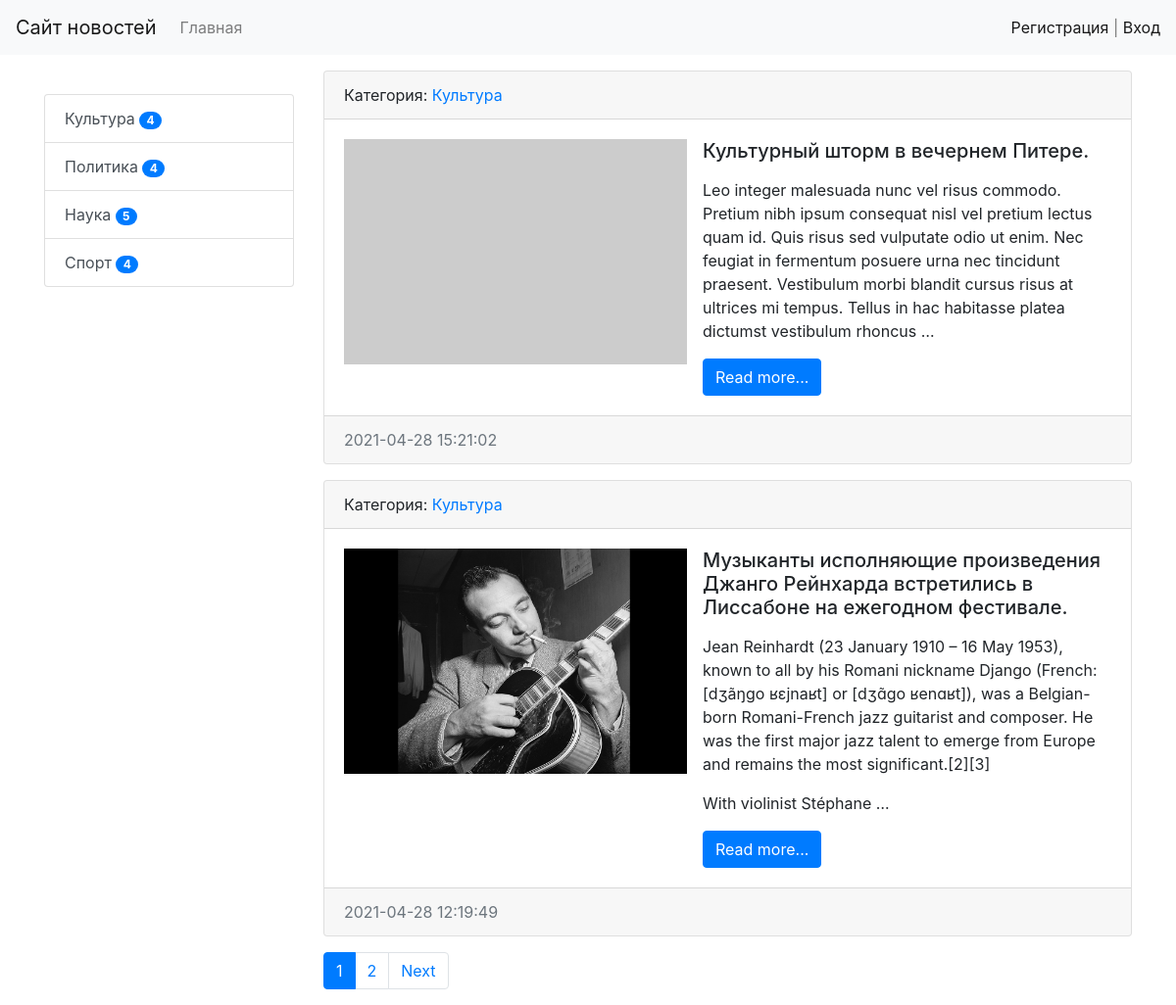
Page /category/1/ on the committed database.
### news/models.py (models this page shows, shortened)
class Category(models.Model):
    title = models.CharField(max_length=150, db_index=True, verbose_name='Наименование категории')
    def get_absolute_url(self):
        return reverse('category', kwargs={"category_id": self.pk})
    def __str__(self):
        return self.title
    class Meta:
        verbose_name = 'Категория'
        verbose_name_plural = 'Категории'
        ordering = ['title']

class News(models.Model):
    title = models.CharField(max_length=255, verbose_name='Наименование')
    content = models.TextField(blank=True, verbose_name='Контент')    # blank = True значит  что поле не обязательно заполнять
    created_at = models.DateTimeField(auto_now_add=True, verbose_name='Дата публикации')
    updated_at = models.DateTimeField(auto_now=True, verbose_name='Обновлено')
    photo = models.ImageField(upload_to='photos/%Y/%m/%d/', verbose_name='Фото', blank=True)   # upload_to указывает папку в проекте для фото
    is_published = models.BooleanField(default=True, verbose_name='Опубликовано')
    category = models.ForeignKey(Category, on_delete=models.PROTECT,
                                 verbose_name='Категория')
    views = models.IntegerField(default=0, verbose_name='Просмотры')
    def get_absolute_url(self):
        return reverse('view_news', kwargs={"pk": self.pk})
    class Meta:
        verbose_name = 'Новость'
        verbose_name_plural = 'Новости'
        ordering = ['-created_at']

### news/views.py (the view)
# urls.py: path('category/<int:category_id>/', NewsByCategory.as_view(), name='category'),
class NewsByCategory(MyMixin, ListView):
    model = News
    template_name = 'news/home_news_list.html'
    context_object_name = 'news'
    allow_empty = False
    paginate_by = 2
    def get_context_data(self, *, object_list=None, **kwargs):
        context = super().get_context_data(**kwargs)
        context['title'] = self.get_upper(Category.objects.get(pk=self.kwargs['category_id']))
        return context
    def get_queryset(self):
        return News.objects.filter(category_id=self.kwargs['category_id'],
                                   is_published=True).select_related('category')

### news/templatetags/news_tags.py (called while the page is built)
@register.inclusion_tag('news/list_categories.html')
def show_categories(arg1='Hello', arg2='world'):
    categories = Category.objects.annotate(cnt=Count('news', filter=F('news__is_published'))).filter(cnt__gt=0)
    return {'categories': categories, "arg1": arg1, "arg2": arg2}

### news/utils.py (called while the page is built)
    def get_upper(self, s):
        if isinstance(s, str):
            return s.upper()
        else:
            return s.title.upper()

### news/templates/news/home_news_list.html (shortened to what this page needs)
{% extends 'base.html' %}
{% block sidebar %}
{% include 'inc/_sidebar.html' %}
{%endblock%}
{% block content %}
{% for item_news in news %}
<div class="card mb-3">
    <div class="card-header">
        Категория: <a href="{{ item_news.category.get_absolute_url }}">{{item_news.category}}</a>
    </div>
    <div class="card-body">
        <div class="media">
            {% if item_news.photo %}
            <a href="{{item_news.get_absolute_url}}"><img src="{{item_news.photo.url}}" alt="" width="350" height="230" class="mr-3"></a>
            {%else%}
            <a href="{{item_news.get_absolute_url}}"><img src="https://picsum.photos/seed/picsum/350/250" alt="" width="350" height="230" class="mr-3" > </a>
            {% endif %}
            <div class="media-body">
                <h5 class="card-title">{{ item_news.title }}</h5>
                <p class="card-text">{{ item_news.content|safe|linebreaks|truncatewords:50 }}</p>
                <a href="{{item_news.get_absolute_url}}" class="btn btn-primary">Read more...</a>
            </div>
        </div>
    </div>
    <div class="card-footer text-muted">
        {{ item_news.created_at|date:"Y-m-d H:i:s" }}
    </div>
</div>
{% endfor %}
{%endblock%}

### news/templates/news/list_categories.html
<div class="list-group">
    {% for item_category in categories%}
    <a href="{{ item_category.get_absolute_url }}" class="list-group-item list-group-item-action">{{item_category.title}}  <span class="badge badge-primary badge-pill">{{item_category.cnt}}</span></a>
    {% endfor %}
</div>

### mysite/static/css/style.css (style rules this page uses)
body { background-color: #fefefe; }

### rows in the picture
Category: title "Культура", cnt "4"
Category: title "Политика", cnt "4"
Category: title "Наука", cnt "5"
Category: title "Спорт", cnt "4"
News: category "Культура", title "Культурный шторм в вечернем Питере.", content "Leo integer malesuada nunc vel risus commodo. Pretium nibh ipsum consequat nisl vel pretium lectus quam id. Quis risus sed vulputate odio ut enim. Nec feugiat in fermentum posuere urna nec tincidunt praesent. Vestibulum morbi blandit cursus risus at ultrices mi tempus. Tellus in hac habitasse platea dictumst vestibulum rhoncus …", created_at "2021-04-28 15:21:02"
News: category "Культура", photo (picture), title "Музыканты исполняющие произведения Джанго Рейнхарда встретились в Лиссабоне на ежегодном фестивале.", content "Jean Reinhardt (23 January 1910 – 16 May 1953), known to all by his Romani nickname Django (French: [dʒãŋɡo ʁɛjnaʁt] or [dʒɑ̃ɡo ʁenɑʁt]), was a Belgian-born Romani-French jazz guitarist and composer. He was the first major jazz talent to emerge from Europe and remains the most significant.[2][3] With violinist Stéphane …", created_at "2021-04-28 12:19:49"

### other values in the picture
{{ p }} "1"
{{ p }} "2"
